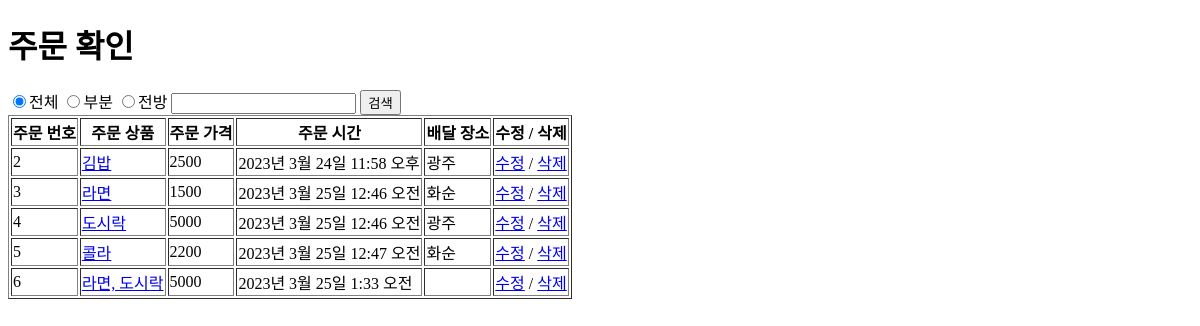
The app's page /order/order_list/, older data.
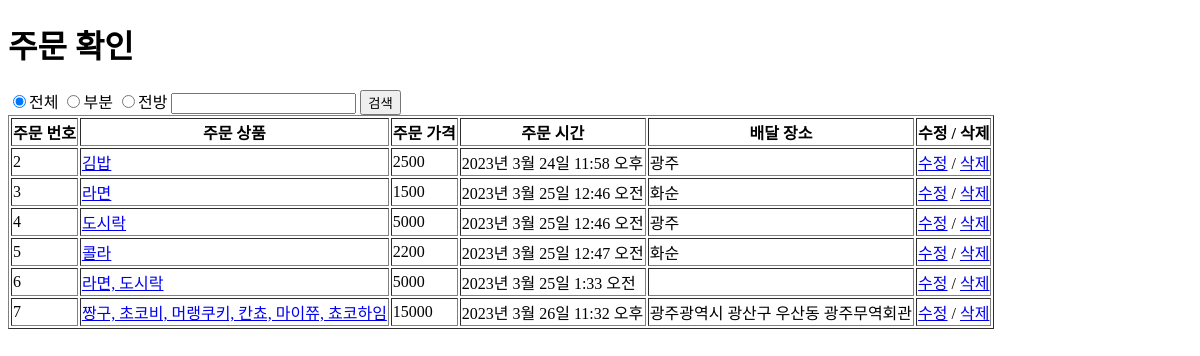
The same page, newer data.
### order/models.py (models this page shows)
class Order(models.Model):
    order_time = models.DateTimeField(default = timezone.now) # 주문일시
    order_text = models.TextField(null=False) # 주문내역
    price = models.IntegerField(default=0, null=False) # 금액
    address = models.TextField(default="포장") # 배달주소

### order/views.py (the view)
# urls.py: path('order_list/', views.order_list),
def order_list(request):
    order_list = Order.objects.all()
    return render(request, 'order/order_list.html',{'order_list':order_list})

### templates/order/order_list.html (shortened to what this page needs)
<!DOCTYPE html>
<html lang="en">
<head>
</head>
<body>
    <h1>주문 확인</h1>
    <form action="search/" method="get">
     <input type="radio" name="option" value="full" checked="false">전체
     <input type="radio" name="option" value="part">부분
     <input type="radio" name="option" value="front">전방
     <input type="text" name="order_text">
     <input type="submit" value="검색">
    </form>
    <table border="1">
        <tr>
            <th>주문 번호</th>
            <th>주문 상품</th>
            <th>주문 가격</th>
            <th>주문 시간</th>
            <th>배달 장소</th>
            <th>수정 / 삭제</th>
        </tr>
        {% for order in order_list %}
        <tr>
            <td>{{ order.id }}</td>
            <td>
                <a href="../{{ order.id}}/">{{ order.order_text }}</a>
            </td>
            <td>{{ order.price }}</td>
            <td>{{ order.order_time }}</td>
            <td>{{ order.address }}</td>
            <td>
                <a href="../{{ order.id }}/update/">수정</a> /
                <a href="../{{ order.id }}/delete/">삭제</a>
            </td>
        </tr>
        {% endfor %}
    </table>
</body>
</html>

Row changes from the older to the newer data that the page shows:
added Order: id "7", order_text "짱구, 초코비, 머랭쿠키, 칸쵸, 마이쮸, 쵸코하임", price "15000", order_time "2023년 3월 26일 11:32 오후", address "광주광역시 광산구 우산동 광주무역회관"
